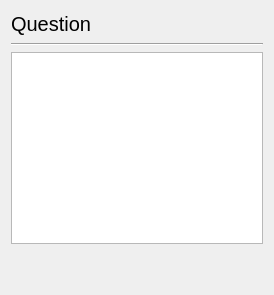
<?xml version="1.0" encoding="UTF-8"?>
<ui version="4.0">
 <class>Form</class>
 <widget class="QWidget" name="Form">
  <property name="geometry">
   <rect>
    <x>0</x>
    <y>0</y>
    <width>274</width>
    <height>295</height>
   </rect>
  </property>
  <property name="windowTitle">
   <string>Form</string>
  </property>
  <layout class="QVBoxLayout" name="verticalLayout">
   <item>
    <widget class="QLabel" name="prompt_label">
     <property name="sizePolicy">
      <sizepolicy hsizetype="Preferred" vsizetype="Expanding">
       <horstretch>0</horstretch>
       <verstretch>0</verstretch>
      </sizepolicy>
     </property>
     <property name="font">
      <font>
       <pointsize>15</pointsize>
      </font>
     </property>
     <property name="text">
      <string>Question</string>
     </property>
     <property name="wordWrap">
      <bool>true</bool>
     </property>
    </widget>
   </item>
   <item>
    <widget class="Line" name="line">
     <property name="orientation">
      <enum>Qt::Horizontal</enum>
     </property>
    </widget>
   </item>
   <item>
    <widget class="QPlainTextEdit" name="plainTextEdit"/>
   </item>
   <item>
    <spacer name="verticalSpacer">
     <property name="orientation">
      <enum>Qt::Vertical</enum>
     </property>
     <property name="sizeHint" stdset="0">
      <size>
       <width>20</width>
       <height>40</height>
      </size>
     </property>
    </spacer>
   </item>
  </layout>
 </widget>
 <resources/>
 <connections/>
</ui>
